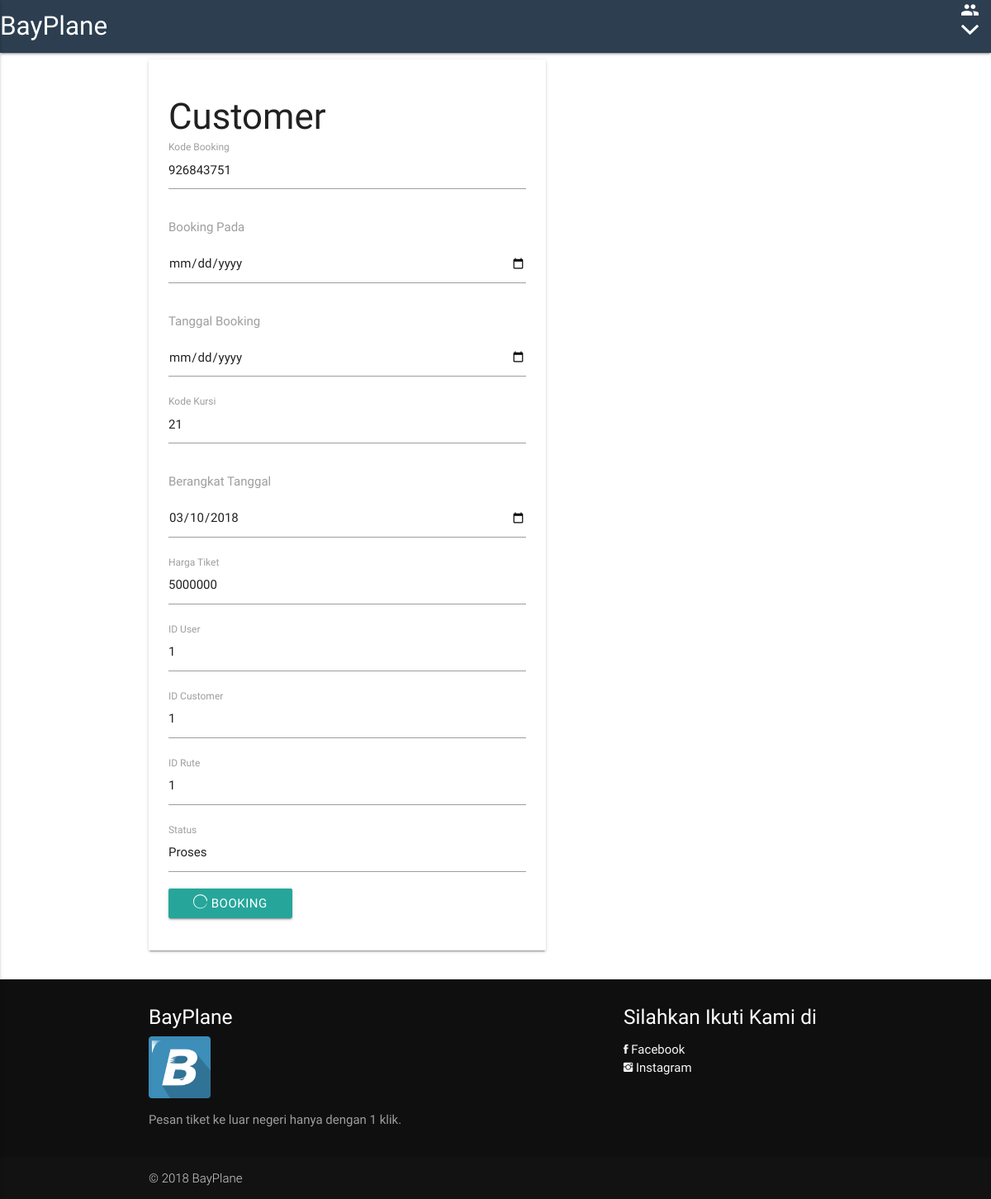
The app's page /tiket/booking.php?id_rute=1 (signed in) with its own data.
### tables this page shows
CREATE TABLE `trans` (
  `id_trans` int(11) NOT NULL,
  `code` decimal(10,0) NOT NULL,
  `description` text NOT NULL,
  `seat` text NOT NULL,
  `id_trans_type` int(11) NOT NULL
);

CREATE TABLE `rute` (
  `id_rute` int(11) NOT NULL,
  `depart` date NOT NULL,
  `rute_from` text NOT NULL,
  `rute_to` text NOT NULL,
  `price` decimal(10,0) NOT NULL,
  `id_trans` int(11) NOT NULL
);

CREATE TABLE `user` (
  `id_user` int(11) NOT NULL,
  `username` text NOT NULL,
  `password` text NOT NULL,
  `fullname` text NOT NULL
);

CREATE TABLE `customer` (
  `id_customer` int(11) NOT NULL,
  `name` text NOT NULL,
  `address` text NOT NULL,
  `phone` decimal(20,0) NOT NULL,
  `gender` text NOT NULL,
  `username` text NOT NULL
);

### tiket/booking.php (the view, shortened to what this page needs)
<html>
<head>
    <link rel="stylesheet" href="../css/materialize.min.css">
    <link rel="stylesheet" href="../css/ionicons.min.css">
</head>
<body>
    <?php include "nav.php"; ?>
    <div class="container">
        <div class="row">
            <div class="col s7">
                <div class="card-panel">
                    <h3>Customer</h3>
                    <form method="post" action="pesan_p.php">
                        <div class="input-field">
                            <?php
                            $rang = range(1, 9);
                            shuffle($rang);
                            $c = implode($rang);
                            $res_code = $c;
                            ?>
                                <input type="text" name="res_code" id="name" value="<?=$res_code;?>">
                                <label for="name">Kode Booking</label>
                        </div>
                        <?php
                        include "koneksi.php";
                        $id_rute = $_GET['id_rute'];
                        $sqr = mysqli_query($conn, 'select * from rute where id_rute="'.$id_rute.'" ');
                        $qur = mysqli_fetch_array($sqr);
                        ?>
                            <div class="input-field">
                                <p class="grey-text">Booking Pada</p>
                                <input type="date" name="res_a">
                            </div>
                            <div class="input-field">
                                <p class="grey-text">Tanggal Booking</p>
                                <input type="date" name="res_d" id="tb">
                            </div>
                            <div class="input-field">
                                <?php
                                include "koneksi.php";
                                $sqt = mysqli_query($conn, 'select * from trans where id_trans="'.$qur['id_trans'].'" ');
                                $qut = mysqli_fetch_array($sqt);
                                ?>
                                    <input type="text" name="seat" id="phone" value="<?=$qut['seat'];?>">
                                    <label for="phone">Kode Kursi</label>
                            </div>
                            <div class="input-field">
                                <p class="grey-text">Berangkat Tanggal</p>
                                <input type="date" name="depart" value="<?=$qur['depart'];?>">
                            </div>
                            <div class="input-field">
                                <input type="number" name="price" id="h" value="<?=$qur['price'];?>">
                                <label for="h">Harga Tiket</label>
                            </div>
                            <div class="input-field">
                                <?php
                                include "koneksi.php";
                                $squ = mysqli_query($conn, 'select * from user where username="'.$_SESSION['user'].'" ');
                                $quu = mysqli_fetch_array($squ);
                                ?>
                                    <input type="text" name="id_user" id="iu" value="<?=$quu['id_user'];?>">
                                    <label for="iu">ID User</label>
                            </div>
                            <div class="input-field">
                                <?php
                                include "koneksi.php";
                                $cs = mysqli_query($conn, 'select * from customer where username="'.$_SESSION['user'].'" ');
                                $cq = mysqli_fetch_array($cs);
                                ?>
                                    <input type="text" name="id_customer" id="ic" value="<?=$cq['id_customer'];?>" required>
                                    <label for="ic">ID Customer</label>
                            </div>
                            <div class="input-field">
                                <input type="text" name="id_rute" id="ir" value="<?=$qur['id_rute'];?>">
                                <label for="ir">ID Rute</label>
                            </div>
                            <div class="input-field">
                                <input type="text" name="status" id="status" value="Proses" class="disabled">
                                <label for="status">Status</label>
                            </div>
                            <button class="btn waves-effect"><i class="ion-load-c"></i> Booking</button>
                    </form>
                </div>
            </div>
        </div>
    </div>
    <?php include "footer.php";?>
</body>
</html>

### records on screen
trans: seat "21"
rute: depart "03/10/2018", price "5000000", id_rute "1"
user: id_user "1"
customer: id_customer "1"
